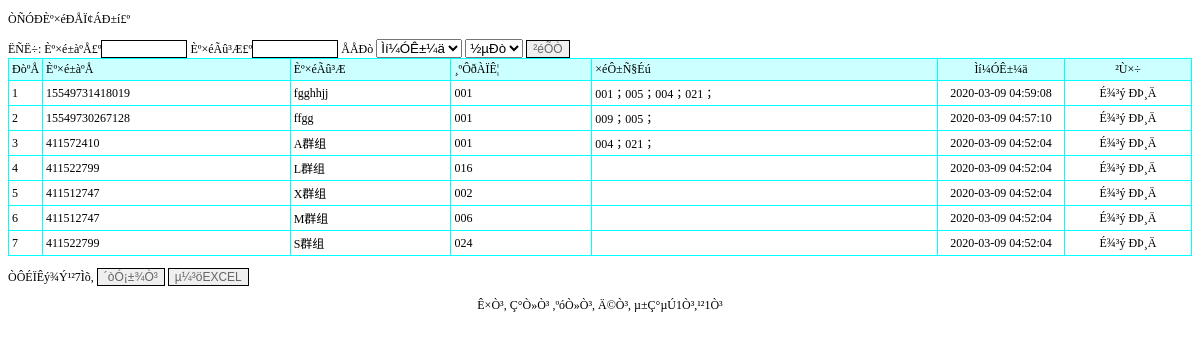
Screenshot of /qunzuxinxi_list.php with the database file from the repository.
### tables this page shows
CREATE TABLE `qunzuxinxi` (
  `id` int(11) NOT NULL AUTO_INCREMENT,
  `qunzubianhao` varchar(50) DEFAULT NULL,
  `qunzumingcheng` varchar(50) DEFAULT NULL,
  `fuzelaoshi` varchar(50) DEFAULT NULL,
  `zuyuanxuesheng` varchar(50) DEFAULT NULL,
  `addtime` timestamp NOT NULL DEFAULT CURRENT_TIMESTAMP,
  PRIMARY KEY (`id`)
);

### qunzuxinxi_list.php (the view, shortened to what this page needs)
<!DOCTYPE html PUBLIC "-//W3C//DTD XHTML 1.0 Transitional//EN" "http://www.w3.org/TR/xhtml1/DTD/xhtml1-transitional.dtd">
<html xmlns="http://www.w3.org/1999/xhtml">
<head>
<link rel="stylesheet" href="css.css" type="text/css">
</head>
<body>
<p>ÒÑÓÐÈº×éÐÅÏ¢ÁÐ±í£º</p>
<form id="form1" name="form1" method="post" action="">
  ËÑË÷: Èº×é±àºÅ£º<input name="qunzubianhao" type="text" id="qunzubianhao" style='border:solid 1px #000000; color:#666666;width:80px' /> Èº×éÃû³Æ£º<input name="qunzumingcheng" type="text" id="qunzumingcheng" style='border:solid 1px #000000; color:#666666;width:80px' /> ÅÅÐò
  <select name="paixu" id="paixu">
    <option value="addtime">Ìí¼ÓÊ±¼ä</option>
  </select>
  <select name="px" id="px">
    <option value="desc">½µÐò</option>
  </select>
  <input type="submit" name="Submit" value="²éÕÒ" style='border:solid 1px #000000; color:#666666' />
</form>
<table width="100%" border="1" align="center" cellpadding="3" cellspacing="1" bordercolor="#00FFFF" style="border-collapse:collapse">
  <tr>
    <td width="25" bgcolor="#CCFFFF">ÐòºÅ</td>
    <td bgcolor='#CCFFFF'>Èº×é±àºÅ</td>
    <td bgcolor='#CCFFFF'>Èº×éÃû³Æ</td>
    <td bgcolor='#CCFFFF'>¸ºÔðÀÏÊ¦</td>
    <td bgcolor='#CCFFFF'>×éÔ±Ñ§Éú</td>
    <td width="120" align="center" bgcolor="#CCFFFF">Ìí¼ÓÊ±¼ä</td>
    <td width="120" align="center" bgcolor="#CCFFFF">²Ù×÷</td>
  </tr>
  <?php
    $sql="select * from qunzuxinxi where 1=1";
  if($_POST["paixu"]!="")
  {
  	$sql=$sql." order by ".$_POST["paixu"]." ".$_POST["px"]."";
  }
  else
  {
  	$sql=$sql." order by id desc";
  }
$query=mysql_query($sql);
  $rowscount=mysql_num_rows($query);
  if($rowscount==0)
  {}
  else
  {
  $pagelarge=10;
  $pagecurrent=$_GET["pagecurrent"];
  if($rowscount%$pagelarge==0)
  {
		$pagecount=$rowscount/$pagelarge;
  }
  else
  {
   		$pagecount=intval($rowscount/$pagelarge)+1;
  }
  if($pagecurrent=="" || $pagecurrent<=0)
{
	$pagecurrent=1;
}
		$ddddd=$pagecurrent*$pagelarge;
	if($pagecurrent==$pagecount)
	{
		if($rowscount%$pagelarge==0)
		{
		$ddddd=$pagecurrent*$pagelarge;
		}
		else
		{
		$ddddd=$pagecurrent*$pagelarge-$pagelarge+$rowscount%$pagelarge;
		}
	}
	for($i=$pagecurrent*$pagelarge-$pagelarge;$i<$ddddd;$i++)
{
  ?>
  <tr>
    <td width="25"><?php echo $i+1;?></td>
    <td><?php echo mysql_result($query,$i,qunzubianhao);?></td>
    <td><?php echo mysql_result($query,$i,qunzumingcheng);?></td>
    <td><?php echo mysql_result($query,$i,fuzelaoshi);?></td>
    <td><?php echo mysql_result($query,$i,zuyuanxuesheng);?></td>
    <td width="120" align="center"><?php echo mysql_result($query,$i,"addtime");?></td>
    <td width="120" align="center"><a href="del.php?id=<?php echo mysql_result($query,$i,"id");?>&tablename=qunzuxinxi" onclick="return confirm('ÕæµÄÒªÉ¾³ý£¿')">É¾³ý</a> <a href="qunzuxinxi_updt.php?id=<?php echo mysql_result($query,$i,"id");?>">ÐÞ¸Ä</a>  </td>
  </tr>
  	<?php
	}
}
?>
</table>
<p>ÒÔÉÏÊý¾Ý¹²<?php echo $rowscount;?>Ìõ,
  <input type="button" name="Submit2" onclick="javascript:window.print();" value="´òÓ¡±¾Ò³" style='border:solid 1px #000000; color:#666666' /> <input type="button" name="Submit3" onclick="javascript:location.href='qunzuxinxi_listxls.php';" value="µ¼³öEXCEL" style='border:solid 1px #000000; color:#666666' />
</p>
<p align="center"><a href="qunzuxinxi_list.php?pagecurrent=1">Ê×Ò³</a>, <a href="qunzuxinxi_list.php?pagecurrent=<?php echo $pagecurrent-1;?>">Ç°Ò»Ò³</a> ,<a href="qunzuxinxi_list.php?pagecurrent=<?php echo $pagecurrent+1;?>">ºóÒ»Ò³</a>, <a href="qunzuxinxi_list.php?pagecurrent=<?php echo $pagecount;?>">Ä©Ò³</a>, µ±Ç°µÚ<?php echo $pagecurrent;?>Ò³,¹²<?php echo $pagecount;?>Ò³ </p>
</body>
</html>

### css.css (style rules this page uses)
BODY { FONT-SIZE: 12px }
P { FONT-SIZE: 12px }
TD { FONT-SIZE: 12px }
INPUT { FONT-SIZE: 12px }
A:link { FONT-SIZE: 12px; COLOR: #000000; TEXT-DECORATION: none }

### rows the page displays
qunzuxinxi: qunzubianhao "15549731418019", qunzumingcheng "fgghhjj", fuzelaoshi "001", zuyuanxuesheng "001；005；004；021；", addtime "2020-03-09 04:59:08"
qunzuxinxi: qunzubianhao "15549730267128", qunzumingcheng "ffgg", fuzelaoshi "001", zuyuanxuesheng "009；005；", addtime "2020-03-09 04:57:10"
qunzuxinxi: qunzubianhao "411572410", qunzumingcheng "A群组", fuzelaoshi "001", zuyuanxuesheng "004；021；", addtime "2020-03-09 04:52:04"
qunzuxinxi: qunzubianhao "411522799", qunzumingcheng "L群组", fuzelaoshi "016", addtime "2020-03-09 04:52:04"
qunzuxinxi: qunzubianhao "411512747", qunzumingcheng "X群组", fuzelaoshi "002", addtime "2020-03-09 04:52:04"
qunzuxinxi: qunzubianhao "411512747", qunzumingcheng "M群组", fuzelaoshi "006", addtime "2020-03-09 04:52:04"
qunzuxinxi: qunzubianhao "411522799", qunzumingcheng "S群组", fuzelaoshi "024", addtime "2020-03-09 04:52:04"

### other values shown
$rowscount "7"
$pagecurrent "1"
$pagecount "1"
